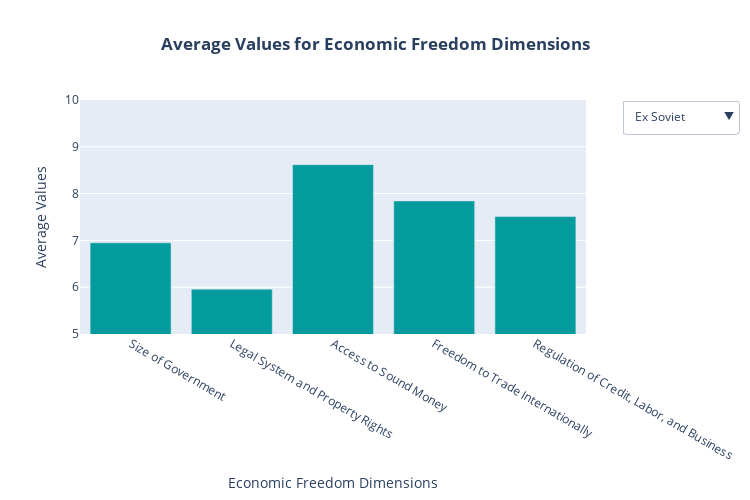

Here is the notebook cell this chart was saved with:
### Code cell
import pandas as pd
import plotly.graph_objects as go


columns_to_keep = ['Size of Government', 'Legal System and Property Rights', 
                   'Access to Sound Money', 'Freedom to Trade Internationally', 
                   'Regulation of Credit, Labor, and Business']

# Filter the DataFrames to keep only the specified columns
filtered_data1 = ex[columns_to_keep]
filtered_data2 = non_ex[columns_to_keep]

# Calculate the average values for each column in the datasets
average_data1 = filtered_data1.mean()
average_data2 = filtered_data2.mean()

# Create the initial bar plot for the first dataset
fig = go.Figure()

fig.add_trace(go.Bar(
    x=average_data1.index,
    y=average_data1.values,
    name='Ex-Soviet',
    marker=dict(color='#049b9e')
))

# Add the second dataset, but initially make it invisible
fig.add_trace(go.Bar(
    x=average_data2.index,
    y=average_data2.values,
    name='Non Ex-Soviet',
    visible=False,
    marker=dict(color='#c85fac')
))

# Create the dropdown menu
fig.update_layout(

    updatemenus=[
        dict(
            buttons=[
                dict(
                    args=[{'visible': [True, False]}],
                    label='Ex Soviet',
                    method='update'
                ),
                dict(
                    args=[{'visible': [False, True]}],
                    label='Non Ex Soviet',
                    method='update'
                )
            ],
        direction='down',
            showactive=True,
            x=1.3,  # Position the menu to the right
            xanchor='right',
            y=1,  # Position it at the same level as the title
            yanchor='top'
        )
    ],


    width=750,
    height=500,
        title='<b>Average Values for Economic Freedom Dimensions</b>',
    xaxis_title='Economic Freedom Dimensions',
    yaxis_title='Average Values',
     yaxis=dict(range=[5, 10]),
title_x = 0.5
)


# Show the figure
fig.show()

### Figure 1 — Plotly figure (JSON) as saved in the notebook; plotly's stock layout.template omitted (floating-point values rounded to 4 significant figures)
{"data": [{"marker": {"color": "#049b9e"}, "name": "Ex-Soviet", "type": "bar", "x": ["Size of Government", "Legal System and Property Rights", "Access to Sound Money", "Freedom to Trade Internationally", "Regulation of Credit, Labor, and Business"], "y": [6.948, 5.958, 8.619, 7.844, 7.509]}, {"marker": {"color": "#c85fac"}, "name": "Non Ex-Soviet", "type": "bar", "visible": false, "x": ["Size of Government", "Legal System and Property Rights", "Access to Sound Money", "Freedom to Trade Internationally", "Regulation of Credit, Labor, and Business"], "y": [6.055, 7.097, 9.387, 8.388, 7.861]}], "layout": {"height": 500, "title": {"text": "<b>Average Values for Economic Freedom Dimensions</b>", "x": 0.5}, "updatemenus": [{"buttons": [{"args": [{"visible": [true, false]}], "label": "Ex Soviet", "method": "update"}, {"args": [{"visible": [false, true]}], "label": "Non Ex Soviet", "method": "update"}], "direction": "down", "showactive": true, "x": 1.3, "xanchor": "right", "y": 1, "yanchor": "top"}], "width": 750, "xaxis": {"title": {"text": "Economic Freedom Dimensions"}}, "yaxis": {"range": [5, 10], "title": {"text": "Average Values"}}}}
